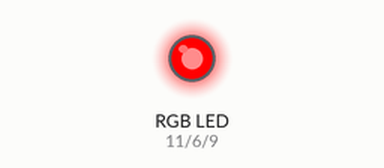
Recording of a sketch running on a simulated Arduino Uno, built with avr-gcc and run on an emulated ATmega328P. On the bench: an RGB LED mixed from three pins (HIGH = lit). Dim RGB values are drawn brighter than linear.

Above: at 0.05 s.
At 1.5 s:
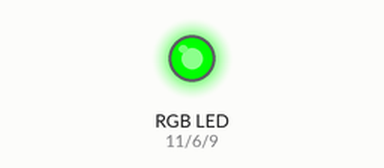
At 2.95 s:
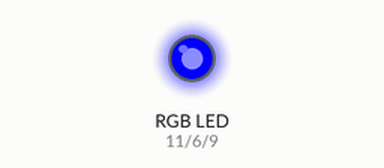
At 3.7 s:
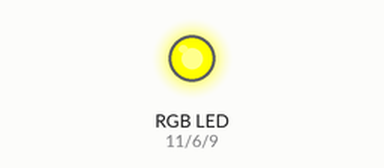
At 4.45 s:
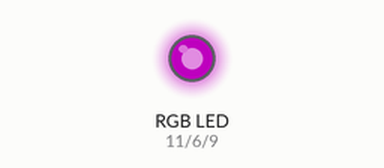
At 5.95 s:
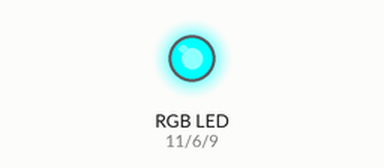
Timing chart, 0 to 7.8 s (numbered marks = the images above):
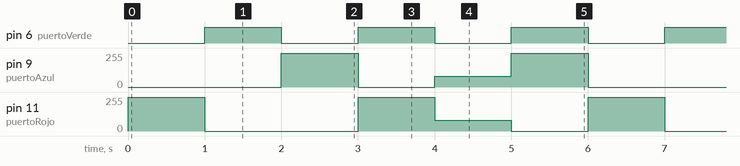

Measured:
- by itself, pin 6 (puertoVerde): alternates HIGH for 1.0 s and LOW for 1.0 s
- by itself, pin 9 (puertoAzul): repeats every 6.0 s: 0/255 1.0 s, 80/255 1.0 s, 255/255 1.0 s, 0/255 2.0 s, 255/255 1.0 s
- by itself, pin 11 (puertoRojo): repeats every 6.0 s: 0/255 2.0 s, 255/255 1.0 s, 80/255 1.0 s, 0/255 1.0 s, 255/255 1.0 s

The sketch:

RGB.ino
```cpp
int puertoRojo = 11;
int puertoVerde = 6;
int puertoAzul = 9;
void setup()
{
  pinMode(puertoRojo, OUTPUT);
  pinMode(puertoVerde, OUTPUT);
  pinMode(puertoAzul, OUTPUT);
}
void RGB(int red, int green, int blue)
{
  analogWrite(puertoRojo, red);
  analogWrite(puertoVerde, green);
  analogWrite(puertoAzul, blue);
}
void loop()
{
  RGB(255, 0, 0);  // Rojo
  delay(1000);
  RGB(0, 255, 0);  // Verde
  delay(1000);
  RGB(0, 0, 255);  // Azul
  delay(1000);
  RGB(255, 255, 0);// Amarillo
  delay(1000);
  RGB(80, 0, 80);  // Morado
  delay(1000);
  RGB(0, 255, 255);// Aqua
  delay(1000);
}
```
